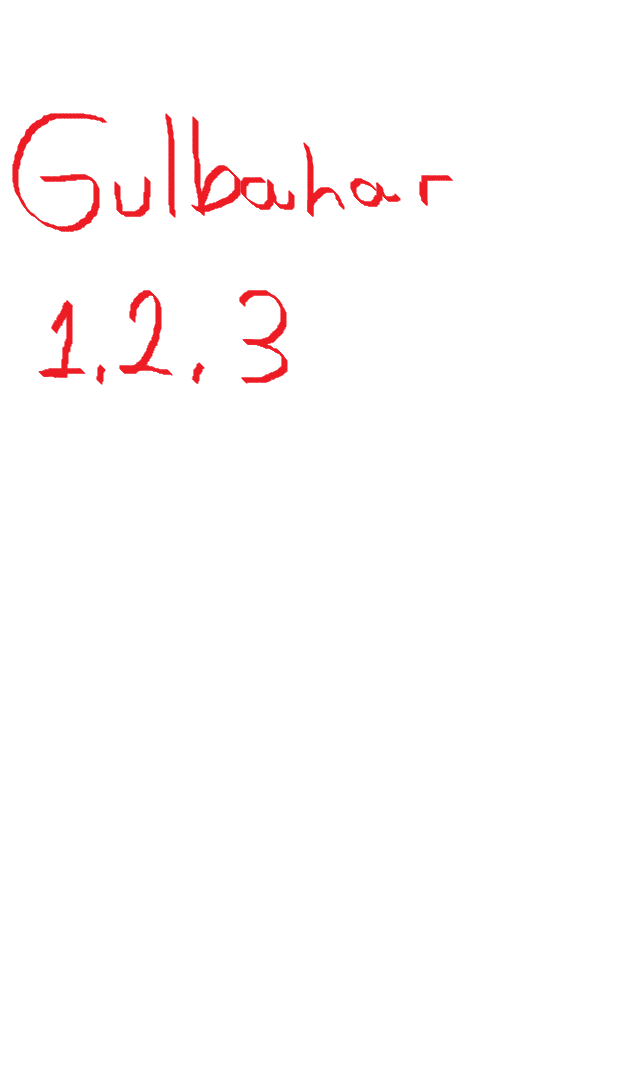
#> input picture input/sample_image.png, 620 x 1082 px
$ python -i ocr_engine.py   (imports and definitions only)
#> lines starting #> are read from the running program, lines starting #| are printed output that depends on the picture; after the words box and inside, x2 and y2 are one past the last pixel; in counts of white or black regions, pixels touching at a corner belong together
import cv2
import pytesseract
from PIL import Image
import numpy as np

pytesseract.pytesseract.tesseract_cmd = r'C:\Program Files\Tesseract-OCR\tesseract.exe'


def preprocess_image(image_path):
#> called with image_path = '../input/sample_image.png'
    img = cv2.imread(image_path)
#> img is the input picture: shape (1082, 620, 3); mean B, G, R 251.9, 251.7, 254.7

    img = cv2.resize(img, None, fx=3.0, fy=3.0, interpolation=cv2.INTER_CUBIC)
#> img: shape (3246, 1860, 3)

    gray = cv2.cvtColor(img, cv2.COLOR_BGR2GRAY)
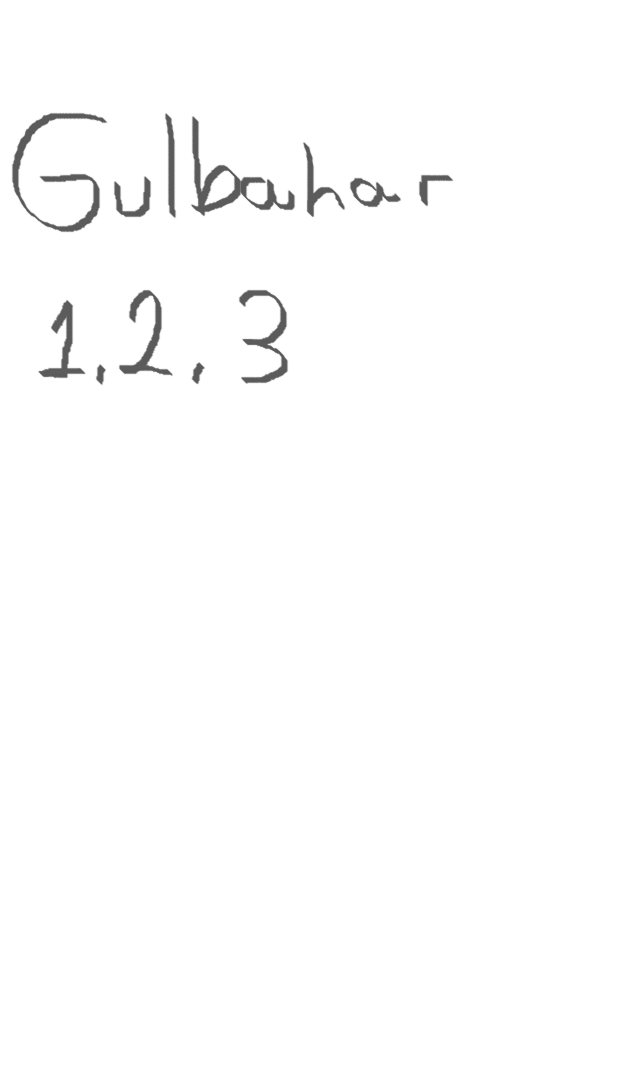
#> gray: shape (3246, 1860) (shown at 1/3 size); min 70, max 255, mean 252.6

    clahe = cv2.createCLAHE(clipLimit=3.0, tileGridSize=(8, 8))
    gray = clahe.apply(gray)

    gray = cv2.medianBlur(gray, 5)

    _, thresh = cv2.threshold(gray, 0, 255, cv2.THRESH_BINARY + cv2.THRESH_OTSU)
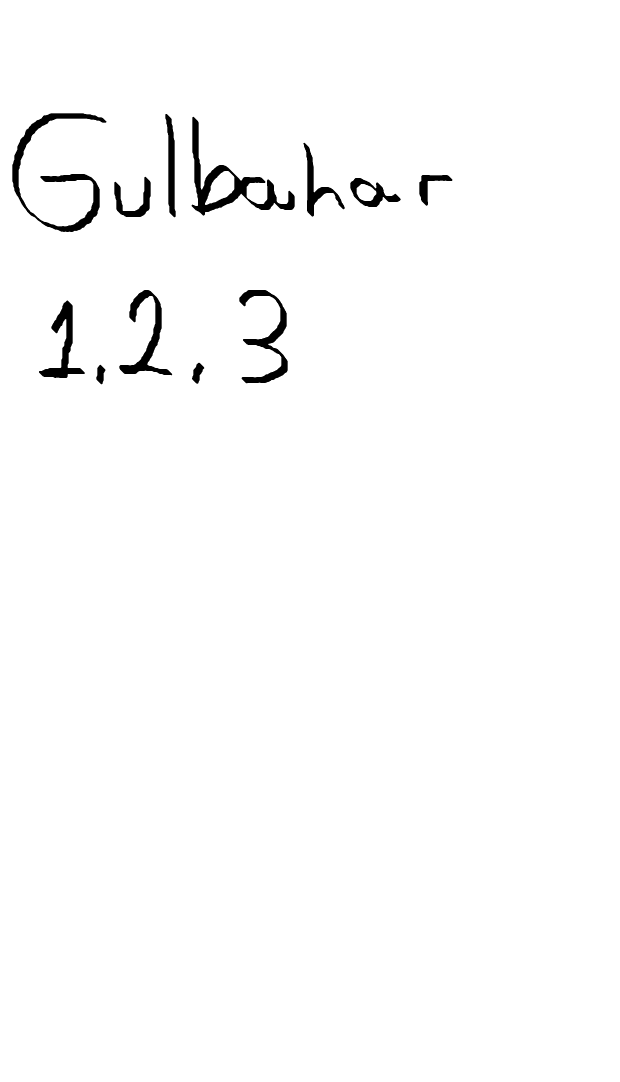
#> thresh: shape (3246, 1860) (shown at 1/3 size); 98.5% white; 12 black regions, largest, box (x1, y1, x2, y2) and area: (575, 350, 884, 647) 17839, (37, 340, 320, 696) 16784, (718, 870, 863, 1150) 10460

    kernel = np.ones((3, 3), np.uint8)
    thresh = cv2.dilate(thresh, kernel, iterations=2)
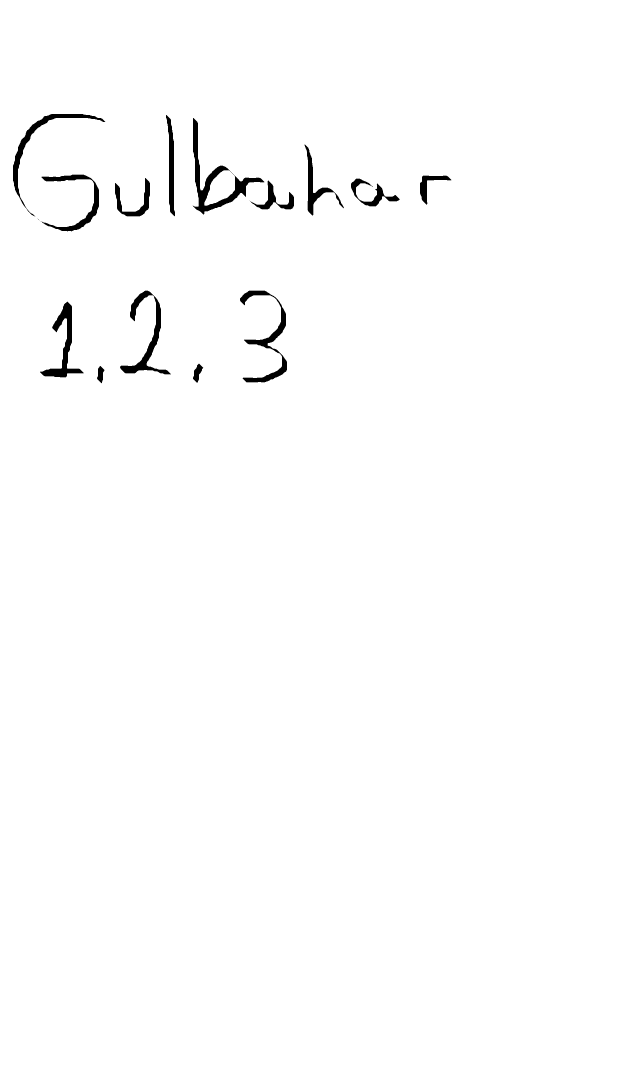
#> thresh: shape (3246, 1860) (shown at 1/3 size); 98.9% white; 17 black regions (3 under 20 px), largest, box (x1, y1, x2, y2) and area: (578, 354, 793, 644) 10349, (360, 872, 513, 1123) 7527, (720, 872, 861, 1147) 7499
    thresh = cv2.erode(thresh, kernel, iterations=1)
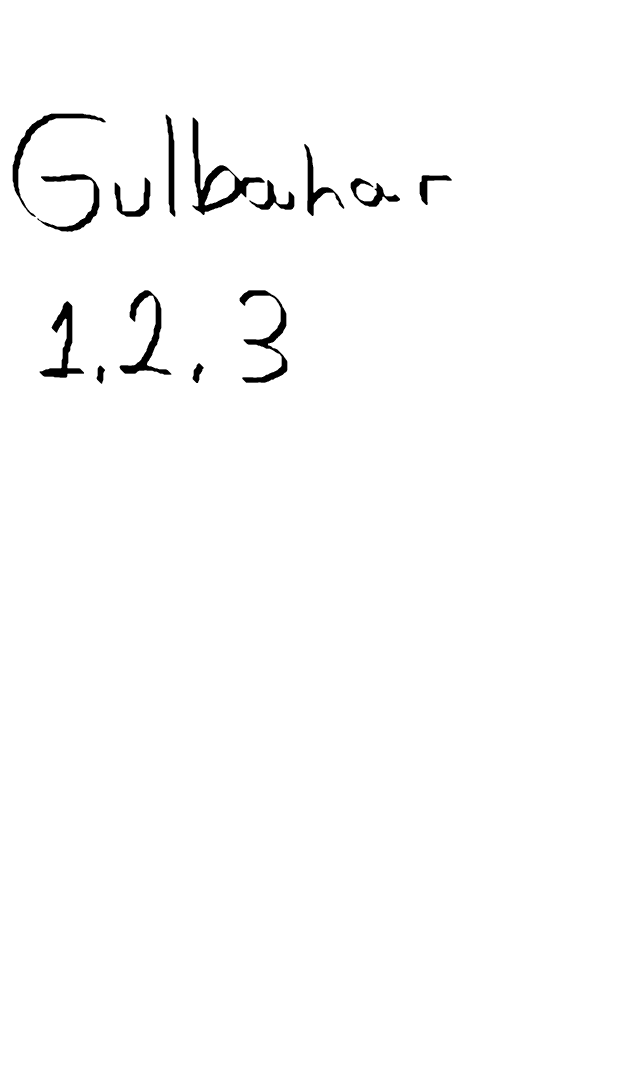
#> thresh: shape (3246, 1860) (shown at 1/3 size); 98.7% white; 14 black regions, largest, box (x1, y1, x2, y2) and area: (577, 353, 794, 645) 11993, (719, 871, 862, 1148) 8969, (359, 871, 514, 1124) 8759

    return thresh


def detect_language(image_path):
    processed_image = preprocess_image(image_path)
    pil_image = Image.fromarray(processed_image)
#> (the run stopped early here; a loop or call above may not have finished)
